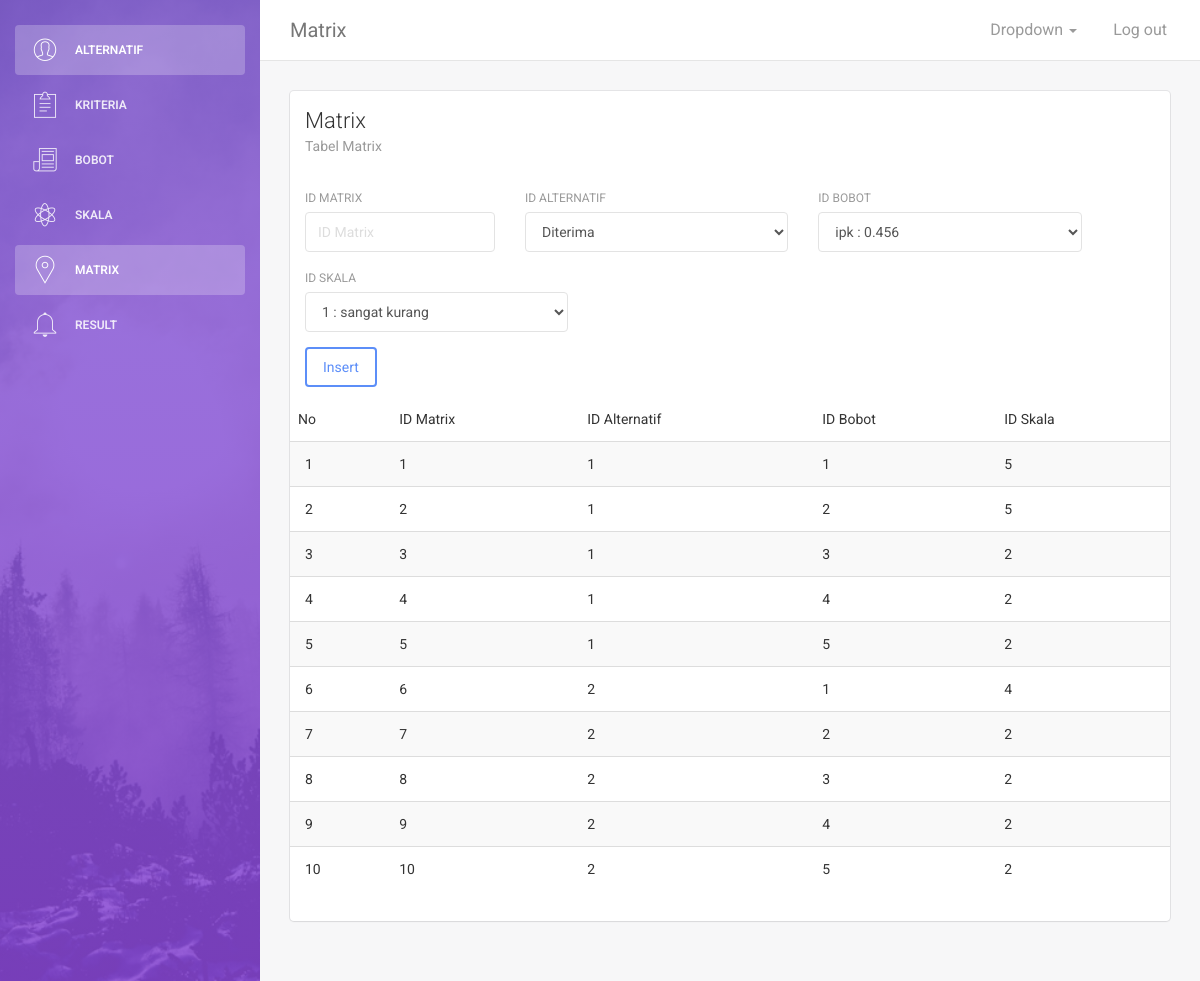
Screenshot of /matrix.php with the database file from the repository.
### tables this page shows
CREATE TABLE IF NOT EXISTS `matrix_keputusan` (
  `id_matrix` int(11) NOT NULL,
  `id_alternatif` int(11) NOT NULL,
  `id_bobot` int(11) NOT NULL,
  `id_skala` int(11) NOT NULL,
  PRIMARY KEY (`id_matrix`),
  KEY `FK_matrix_keputusan_bobot` (`id_bobot`),
  KEY `FK_matrix_keputusan_skala` (`id_skala`),
  KEY `FK_matrix_keputusan_alternatif` (`id_alternatif`),
  CONSTRAINT `FK_matrix_keputusan_alternatif` FOREIGN KEY (`id_alternatif`) REFERENCES `alternatif` (`id_alternatif`) ON DELETE NO ACTION ON UPDATE NO ACTION,
  CONSTRAINT `FK_matrix_keputusan_bobot` FOREIGN KEY (`id_bobot`) REFERENCES `bobot` (`id_bobot`) ON DELETE NO ACTION ON UPDATE NO ACTION,
  CONSTRAINT `FK_matrix_keputusan_skala` FOREIGN KEY (`id_skala`) REFERENCES `skala` (`id_skala`) ON DELETE NO ACTION ON UPDATE NO ACTION
);

### matrix.php (the view, shortened to what this page needs)
<!doctype html>
<html lang="en">
<head>
    <link href="assets/css/bootstrap.min.css" rel="stylesheet" />
    <link href="assets/css/animate.min.css" rel="stylesheet"/>
    <link href="assets/css/light-bootstrap-dashboard.css?v=1.4.0" rel="stylesheet"/>
    <link href="assets/css/demo.css" rel="stylesheet" />
    <link href="http://maxcdn.bootstrapcdn.com/font-awesome/4.2.0/css/font-awesome.min.css" rel="stylesheet">
    <link href="assets/css/pe-icon-7-stroke.css" rel="stylesheet" />
</head>
<body>
<div class="wrapper">
    <div class="sidebar" data-color="purple" data-image="assets/img/sidebar-5.jpg">
    	<div class="sidebar-wrapper">
            <ul class="nav">
                <li class="active">
                    <a href="index.php">
                        <i class="pe-7s-user"></i>
                        <p>Alternatif</p>
                    </a>
                </li>
                <li >
                    <a href="kriteria.php">
                        <i class="pe-7s-note2"></i>
                        <p>Kriteria</p>
                    </a>
                </li>
                <li>
                    <a href="bobot.php">
                        <i class="pe-7s-news-paper"></i>
                        <p>Bobot</p>
                    </a>
                </li>
                <li>
                    <a href="skala.php">
                        <i class="pe-7s-science"></i>
                        <p>Skala</p>
                    </a>
                </li>
                <li class="active">
                    <a href="matrix.php">
                        <i class="pe-7s-map-marker"></i>
                        <p>Matrix</p>
                    </a>
                </li>
                <li>
                    <a href="result.php">
                        <i class="pe-7s-bell"></i>
                        <p>Result</p>
                    </a>
                </li>
            </ul>
    	</div>
    </div>
    <div class="main-panel">
		<nav class="navbar navbar-default navbar-fixed">
            <div class="container-fluid">
                <div class="navbar-header">
                    <a class="navbar-brand" href="#">Matrix</a>
                </div>
                <div class="collapse navbar-collapse">
                    <ul class="nav navbar-nav navbar-right">
                        <li class="dropdown">
                              <a href="#" class="dropdown-toggle" data-toggle="dropdown">
                                    <p>
										Dropdown
										<b class="caret"></b>
									</p>
                              </a>
                        </li>
                        <li>
                            <a href="#">
                                <p>Log out</p>
                            </a>
                        </li>
                    </ul>
                </div>
            </div>
        </nav>
        <div class="content">
            <div class="container-fluid">
                <div class="row">
                    <div class="col-md-12">
                        <div class="card">
                            <div class="header">
                                <h4 class="title">Matrix</h4>
                                <p class="category">Tabel Matrix</p>
                            </div>
                            <div class="content table-responsive table-full-width">
                                <table class="table table-hover table-striped">
                                    <thead>
                                    <td>No</td>
                                    <td>ID Matrix</td>
                                    <td>ID Alternatif</td>
                                    <td>ID Bobot</td>
                                    <td>ID Skala</td>
                                    </thead>
                                    <tbody>
                                    <?php
                                    include 'aksi_matrix.php';
                                    $no = 1;
                                    $query = "SELECT * FROM matrix_keputusan";
                                    $result = $conn->query($query);
                                    while ($row = $result->fetch_array()) { ?>
                                        <tr>
                                            <td><?php echo $no++; ?></td>
                                            <td><?php echo $row['id_matrix']; ?></td>
                                            <td><?php echo $row['id_alternatif']; ?></td>
                                            <td><?php echo $row['id_bobot']; ?></td>
                                            <td><?php echo $row['id_skala']; ?></td>
                                        </tr>
                                    <?php } ?>
                                    <div class="content">
                                <form class='forms-sample' method='POST'>
                                <div class="row">
                                        <div class="col-md-3">
                                            <div class="form-group">
                                                <label>Id Matrix</label>
                                                <input type="text" class="form-control" placeholder="ID Matrix" name="id">
                                            </div>
                                        </div>
                                        <div class="col-md-4">
                                            <div class="form-group">
                                                <label >Id Alternatif</label>
                                                <select class="form-control" placeholder="Alternatif" name="alternatif">
                                                <?php
                    								$query = "SELECT * FROM alternatif";
                    								$result = $conn->query($query);
                    								while ($row = $result->fetch_array()) {
                    							?>
                    							<option value="<?php echo $row['id_alternatif']; ?>"><?php echo $row['nama_alternatif']; ?></option>
                    							<?php
                    								}
                    							?>
                    						</select>
                                            </div>
                                        </div>
                                        <div class="col-md-4">
                                            <div class="form-group">
                                                <label >Id Bobot</label>
                                                <select class="form-control" placeholder="Bobot" name="bobot">
                                                <?php
                    								$query = "SELECT *FROM bobot, kriteria WHERE bobot.id_kriteria=kriteria.id_kriteria";
                    								$result = $conn->query($query);
                    								while ($row = $result->fetch_array()) {
                    							?>
                    							<option value="<?php echo $row['id_bobot']; ?>"> <?php echo $row['nama_kriteria']; ?> : <?php echo $row['value']; ?></option>
                    							<?php
                    								}
                    							?>
                    						</select>
                                            </div>
                                        </div>
                                        <div class="col-md-4">
                                            <div class="form-group">
                                                <label >Id Skala</label>
                                                <select class="form-control" placeholder="Bobot" name="skala">
                                                <?php
                    								$query = "SELECT *FROM skala";
                    								$result = $conn->query($query);
                    								while ($row = $result->fetch_array()) {
                    							?>
                    							<option value="<?php echo $row['id_skala']; ?>"> <?php echo $row['value']; ?> : <?php echo $row['keterangan']; ?></option>
                    							<?php
                    								}
                    							?>
                    						</select>
                                            </div>
                                        </div>
                                    </div>
                                    <button type='submit' name='insert' class='btn btn-primary mr-2'>Insert</button>
                                </form>
                                    </div>
                                    </tbody>
                                </table>
                            </div>
                        </div>
                    </div>
                </div>
            </div>
        </div>
    </div>
</div>
</body>
    </html>

### rows the page displays
matrix_keputusan: id_matrix "1", id_alternatif "1", id_bobot "1", id_skala "5"
matrix_keputusan: id_matrix "2", id_alternatif "1", id_bobot "2", id_skala "5"
matrix_keputusan: id_matrix "3", id_alternatif "1", id_bobot "3", id_skala "2"
matrix_keputusan: id_matrix "4", id_alternatif "1", id_bobot "4", id_skala "2"
matrix_keputusan: id_matrix "5", id_alternatif "1", id_bobot "5", id_skala "2"
matrix_keputusan: id_matrix "6", id_alternatif "2", id_bobot "1", id_skala "4"
matrix_keputusan: id_matrix "7", id_alternatif "2", id_bobot "2", id_skala "2"
matrix_keputusan: id_matrix "8", id_alternatif "2", id_bobot "3", id_skala "2"
matrix_keputusan: id_matrix "9", id_alternatif "2", id_bobot "4", id_skala "2"
matrix_keputusan: id_matrix "10", id_alternatif "2", id_bobot "5", id_skala "2"

### other values shown
form field alternatif "Diterima"
form field bobot "ipk : 0.456"
form field skala "1 : sangat kurang"
